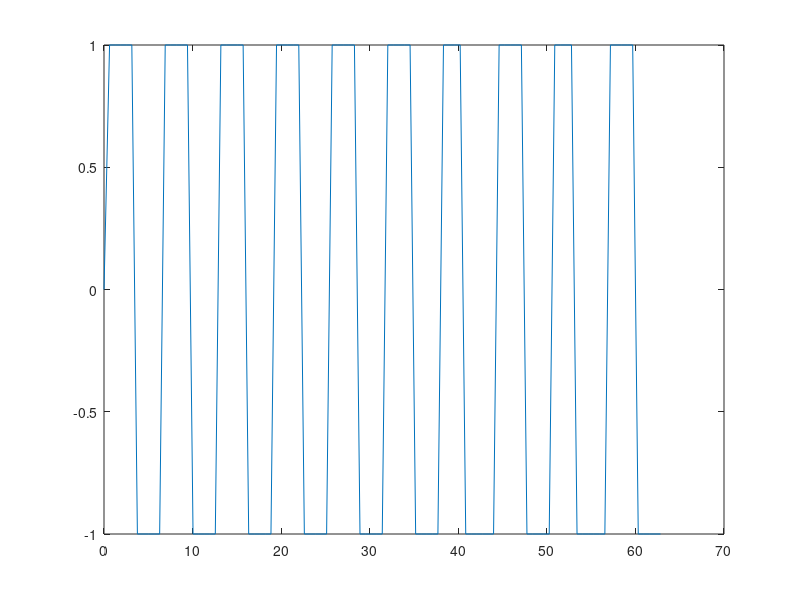

Reproduce this figure in MATLAB.
% 20 * pi - 10 samples
% 2 * pi - 1 samples
% 4 * pi - 2 samples
x = 0:(0.2*pi):(20*pi);
figure;
title('Task3')
plot(x,sign(sin(x)));
